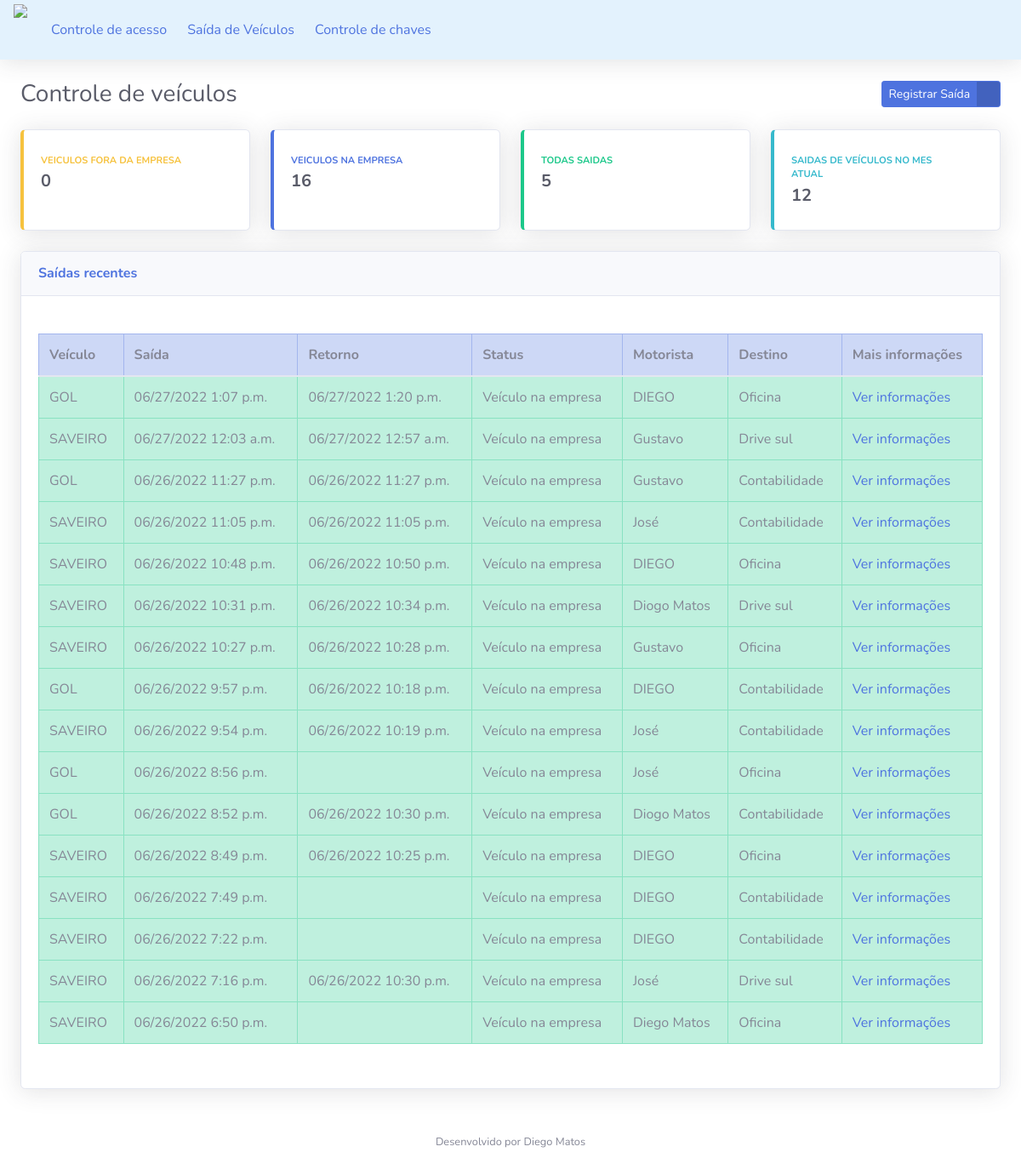
The page /saida-veiculos (signed in) on the database its author committed.
### apps/veiculos/models.py (models this page shows, shortened)
class Veiculo(models.Model):
    STATUS_VEICULO = [
        ("NA_RUA", "Veículo fora da empresa"),
        ("NA_EMPRESA", "Veículo na empresa"),
    ]
    status = models.CharField(
        verbose_name="Status",
        max_length=10,
        choices=STATUS_VEICULO,
        default="NA_RUA",
    )
    nome_motorista = models.CharField(
        verbose_name="Nome motorista",
        max_length=194
    )
    CARROS=[
        ("GOL","Gol"),
        ("SAVEIRO", "Saveiro")
    ]
    veiculo = models.CharField(
        verbose_name="Carro",
        max_length=50,
        choices= CARROS,
        default="SAVEIRO")
    destino = models.CharField(
        verbose_name="Destino da saida",
        max_length=50
    )
    placa_veiculo = models.CharField(
        verbose_name="Placa do veículo",
        max_length=7,
        null=True,
        blank=True,
    )
    horario_saida = models.DateTimeField(
        verbose_name="Horário de saida",
        auto_now=False,
        blank=True,
        null=True,
    )
    horario_retorno = models.DateTimeField(
        verbose_name="Horário de retorno a empresa",
        auto_now=False,
        blank=True,
        null=True,
    )
    responsavel = models.CharField(
        verbose_name="Responsável pela saida do veiculo",
        max_length=194,
        blank=True,
    )
    registrado_por = models.ForeignKey(
        "porteiros.Porteiro",
        verbose_name="Porteiro responsável pelo registro",
        on_delete=models.PROTECT
    )
    def get_horario_saida(self):
        if self.horario_saida:
            return self.horario_saida
        return "Horário de saída não registrado"
    def get_horario_chegada(self):
        if self.horario_retorno:
            return self.horario_retorno
        return "Horário de chegada não registrado"
    class Meta:
        verbose_name = "Veiculo"
        verbose_name_plural = "Veiculos"
        db_table = "veiculo"

### apps/veiculos/views.py (the view)
@login_required
def saida_veiculos(request):
    todas_saidas = Veiculo.objects.order_by(
        "-horario_saida"
    )
    veiculos_fora = todas_saidas.filter(
        status="NA_RUA"
    )
    veiculos_empresa = todas_saidas.filter(
        status="NA_EMPRESA"
    )
    hora_atual = timezone.now()
    mes_atual = hora_atual.month
    saidas_mes = todas_saidas.filter(
        horario_retorno__month=mes_atual
    )
    context = {
        "nome_pagina": "Controle de veículos",
        "todas_saidas": todas_saidas,
        "veiculos_fora": veiculos_fora.count(),
        "veiculos_empresa": veiculos_empresa.count(),
        "saidas_mes": saidas_mes.count(),
    }
    return render(request, "saida_veiculos.html", context)

### templates/saida_veiculos.html (shortened to what this page needs)
{% extends "base.html" %} {% block conteudo %}
<div class="container-fluid">
  <div class="d-sm-flex align-items-center justify-content-between mb-4">
    <h1 class="h3 mb-0 text-gray-800">{{ nome_pagina }}</h1>
    <a href="{% url 'registrar_saida' %}" class="btn btn-primary btn-icon-split btn-sm">
        <span class="text">Registrar Saída</span>
        <span class="icon text-white-50">
              <i class="fas fa-user-plus"></i>
        </span>
    </a>
  </div>
  <div class="row">
    <div class="col-xl-3 col-md-6 mb-4">
      <div class="card border-left-warning shadow h-100 py-2">
        <div class="card-body">
          <div class="row no-gutters align-items-center">
            <div class="col mr-2">
              <div
                class="text-xs font-weight-bold text-warning text-uppercase mb-1"
              >
                Veiculos fora da empresa
              </div>
              <div class="h5 mb-0 font-weight-bold text-gray-800">{{ veiculos_fora }}</div>
            </div>
            <div class="col-auto">
              <i class="fas fa-user-lock fa-2x text-gray-300"></i>
            </div>
          </div>
        </div>
      </div>
    </div>
    <div class="col-xl-3 col-md-6 mb-4">
      <div class="card border-left-primary shadow h-100 py-2">
        <div class="card-body">
          <div class="row no-gutters align-items-center">
            <div class="col mr-2">
              <div
                class="text-xs font-weight-bold text-primary text-uppercase mb-1"
              >
                Veiculos na empresa
              </div>
              <div class="h5 mb-0 font-weight-bold text-gray-800">{{ veiculos_empresa }}</div>
            </div>
            <div class="col-auto">
              <i class="fas fa-user-clock fa-2x text-gray-300"></i>
            </div>
          </div>
        </div>
      </div>
    </div>
    <div class="col-xl-3 col-md-6 mb-4">
      <div class="card border-left-success shadow h-100 py-2">
        <div class="card-body">
          <div class="row no-gutters align-items-center">
            <div class="col mr-2">
              <div
                class="text-xs font-weight-bold text-success text-uppercase mb-1">
                todas saidas
              </div>
              <div class="h5 mb-0 font-weight-bold text-gray-800">5</div>
            </div>
            <div class="col-auto">
              <i class="fas fa-user-check fa-2x text-gray-300"></i>
            </div>
          </div>
        </div>
      </div>
    </div>
    <div class="col-xl-3 col-md-6 mb-4">
      <div class="card border-left-info shadow h-100 py-2">
        <div class="card-body">
          <div class="row no-gutters align-items-center">
            <div class="col mr-2">
              <div
                class="text-xs font-weight-bold text-info text-uppercase mb-1"
              >
                Saidas de veículos no mes atual
              </div>
              <div class="h5 mb-0 font-weight-bold text-gray-800">{{ saidas_mes }}</div>
            </div>
            <div class="col-auto">
              <i class="fas fa-users fa-2x text-gray-300"></i>
            </div>
          </div>
        </div>
      </div>
    </div>
  </div>
  <div class="card shadow mb-4">
    <div
      class="card-header py-3 d-sm-flex align-items-center justify-content-between mb-4"
    >
      <h6 class="m-0 font-weight-bold text-primary">Saídas recentes</h6>
    </div>
    <div class="card-body d-flex ">
      <div class="table table-responsive ">
        <table class="table table-bordered table-striped ">
          <thead class="table-primary">
            <th>Veículo</th>
            <th>Saída</th>
            <th>Retorno</th>
            <th>Status</th>
            <th>Motorista</th>
            <th>Destino</th>
            <th>Mais informações</th>
          </thead>
          <tbody >
            {%for veiculo in todas_saidas %}
            {% if veiculo.status == "NA_EMPRESA" %}
               <tr class= "table-success" >
            {% endif %}
                      <td>{{ veiculo.veiculo }}</td>
                      <td >{{ veiculo.get_horario_saida|date:"SHORT_DATETIME_FORMAT" }}</td>
                      <td >{{ veiculo.get_horario_chegada|date:"SHORT_DATETIME_FORMAT"}}</td>
                      <td>{{ veiculo.get_status_display }}</td>
                      <td>{{ veiculo.nome_motorista }}</td>
                      <td>{{ veiculo.destino }}</td>
                      <td>
                    <a href="{% url 'informacoes_saida' id=veiculo.id %}"> Ver informações </a>
                  </td>
              </tr>
            {% endfor %}
          </tbody>
        </table>
      </div>
    </div>
  </div>
</div>
{% endblock conteudo %}

### rows shown on the page
Veiculo: veiculo "GOL", get_horario_saida "06/27/2022 1:07 p.m.", get_horario_chegada "06/27/2022 1:20 p.m.", status "Veículo na empresa", nome_motorista "DIEGO", destino "Oficina"
Veiculo: veiculo "SAVEIRO", get_horario_saida "06/27/2022 12:03 a.m.", get_horario_chegada "06/27/2022 12:57 a.m.", status "Veículo na empresa", nome_motorista "Gustavo", destino "Drive sul"
Veiculo: veiculo "GOL", get_horario_saida "06/26/2022 11:27 p.m.", get_horario_chegada "06/26/2022 11:27 p.m.", status "Veículo na empresa", nome_motorista "Gustavo", destino "Contabilidade"
Veiculo: veiculo "SAVEIRO", get_horario_saida "06/26/2022 11:05 p.m.", get_horario_chegada "06/26/2022 11:05 p.m.", status "Veículo na empresa", nome_motorista "José", destino "Contabilidade"
Veiculo: veiculo "SAVEIRO", get_horario_saida "06/26/2022 10:48 p.m.", get_horario_chegada "06/26/2022 10:50 p.m.", status "Veículo na empresa", nome_motorista "DIEGO", destino "Oficina"
Veiculo: veiculo "SAVEIRO", get_horario_saida "06/26/2022 10:31 p.m.", get_horario_chegada "06/26/2022 10:34 p.m.", status "Veículo na empresa", nome_motorista "Diogo Matos", destino "Drive sul"
Veiculo: veiculo "SAVEIRO", get_horario_saida "06/26/2022 10:27 p.m.", get_horario_chegada "06/26/2022 10:28 p.m.", status "Veículo na empresa", nome_motorista "Gustavo", destino "Oficina"
Veiculo: veiculo "GOL", get_horario_saida "06/26/2022 9:57 p.m.", get_horario_chegada "06/26/2022 10:18 p.m.", status "Veículo na empresa", nome_motorista "DIEGO", destino "Contabilidade"
Veiculo: veiculo "SAVEIRO", get_horario_saida "06/26/2022 9:54 p.m.", get_horario_chegada "06/26/2022 10:19 p.m.", status "Veículo na empresa", nome_motorista "José", destino "Contabilidade"
Veiculo: veiculo "GOL", get_horario_saida "06/26/2022 8:56 p.m.", status "Veículo na empresa", nome_motorista "José", destino "Oficina"
Veiculo: veiculo "GOL", get_horario_saida "06/26/2022 8:52 p.m.", get_horario_chegada "06/26/2022 10:30 p.m.", status "Veículo na empresa", nome_motorista "Diogo Matos", destino "Contabilidade"
Veiculo: veiculo "SAVEIRO", get_horario_saida "06/26/2022 8:49 p.m.", get_horario_chegada "06/26/2022 10:25 p.m.", status "Veículo na empresa", nome_motorista "DIEGO", destino "Oficina"
Veiculo: veiculo "SAVEIRO", get_horario_saida "06/26/2022 7:49 p.m.", status "Veículo na empresa", nome_motorista "DIEGO", destino "Contabilidade"
Veiculo: veiculo "SAVEIRO", get_horario_saida "06/26/2022 7:22 p.m.", status "Veículo na empresa", nome_motorista "DIEGO", destino "Contabilidade"
Veiculo: veiculo "SAVEIRO", get_horario_saida "06/26/2022 7:16 p.m.", get_horario_chegada "06/26/2022 10:30 p.m.", status "Veículo na empresa", nome_motorista "José", destino "Drive sul"
Veiculo: veiculo "SAVEIRO", get_horario_saida "06/26/2022 6:50 p.m.", status "Veículo na empresa", nome_motorista "Diego Matos", destino "Oficina"

### other values the page prints
{{ nome_pagina }} "Controle de veículos"
{{ veiculos_fora }} "0"
{{ veiculos_empresa }} "16"
{{ saidas_mes }} "12"
